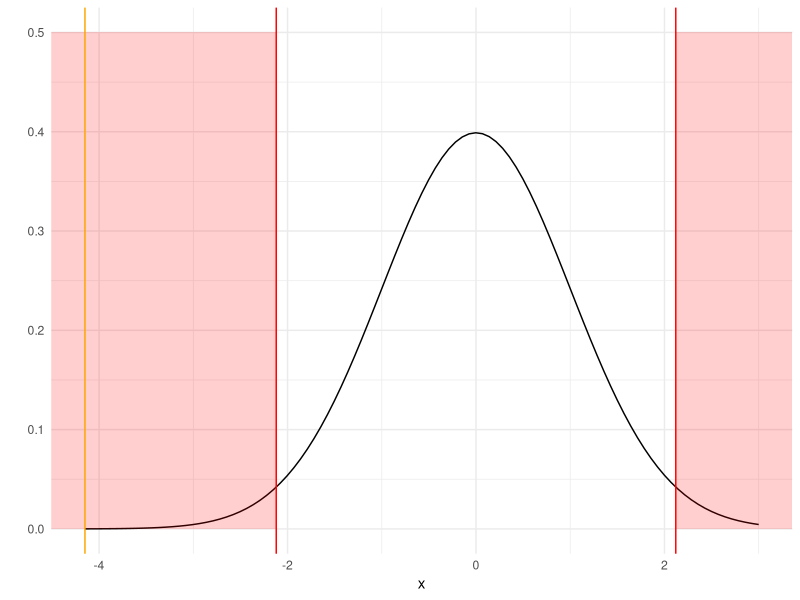
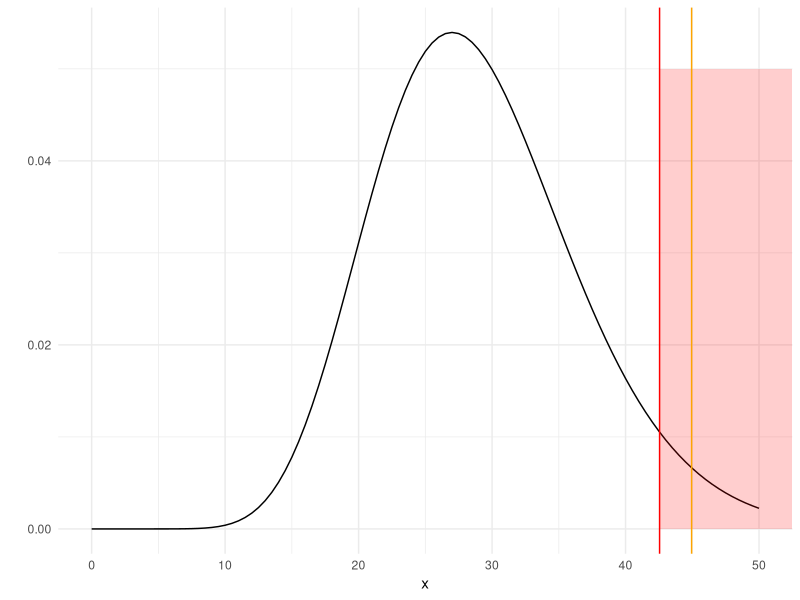
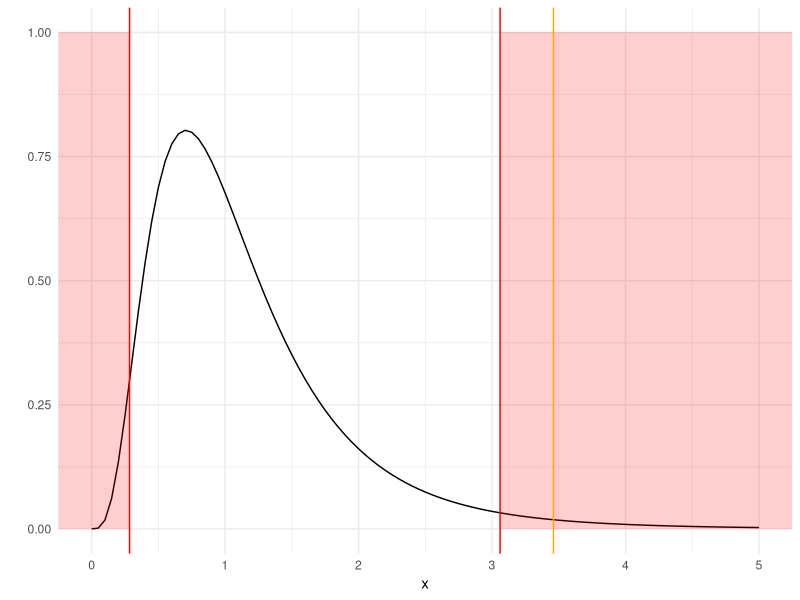

R code for these plots, in order:
## ---- chunk 1
library(tidyverse)
ggplot(data = data.frame(x = c(-3, 3)), aes(x)) +
  stat_function(fun = dnorm, n = 101, args = list(mean = 0, sd = 1)) + 
  ylab("")+
  theme_minimal() +
  geom_vline(xintercept = -2.12, color = "red")+
  geom_vline(xintercept = 2.12, color = "red")+
  geom_rect(aes(xmin=-Inf,xmax=-2.12,ymin=0,ymax=.5),alpha=0.1,fill="red")+
  geom_rect(aes(xmin=2.12,xmax=Inf,ymin=0,ymax=.5),alpha=0.1,fill="red")+
  geom_vline(xintercept = -4.15, color = "orange")
## ---- chunk 2
library(tidyverse)
ggplot(data = data.frame(x = c(0, 50)), aes(x)) +
  stat_function(fun = dchisq, n = 101, args = list(df = 29)) + 
  ylab("")+
  theme_minimal() +
  geom_vline(xintercept = 42.55, color = "red")+
  geom_rect(aes(xmin=42.55,xmax=Inf,ymin=0,ymax=.05),alpha=0.1,fill="red")+
  geom_vline(xintercept = 44.95, color = "orange")
## ---- chunk 3
library(tidyverse)
ggplot(data = data.frame(x = c(0, 5)), aes(x)) +
  stat_function(fun = df, n = 101, args = list(df1 = 10, df2 = 15)) + 
  ylab("")+
  theme_minimal() +
  geom_vline(xintercept = 3.06, color = "red")+
  geom_vline(xintercept = 0.2841, color = "red")+
  geom_rect(aes(xmin=3.06,xmax=Inf,ymin=0,ymax=1),alpha=0.1,fill="red")+
  geom_rect(aes(xmin=-Inf,xmax=0.2841,ymin=0,ymax=1),alpha=0.1,fill="red")+
  geom_vline(xintercept = 3.46, color = "orange")
